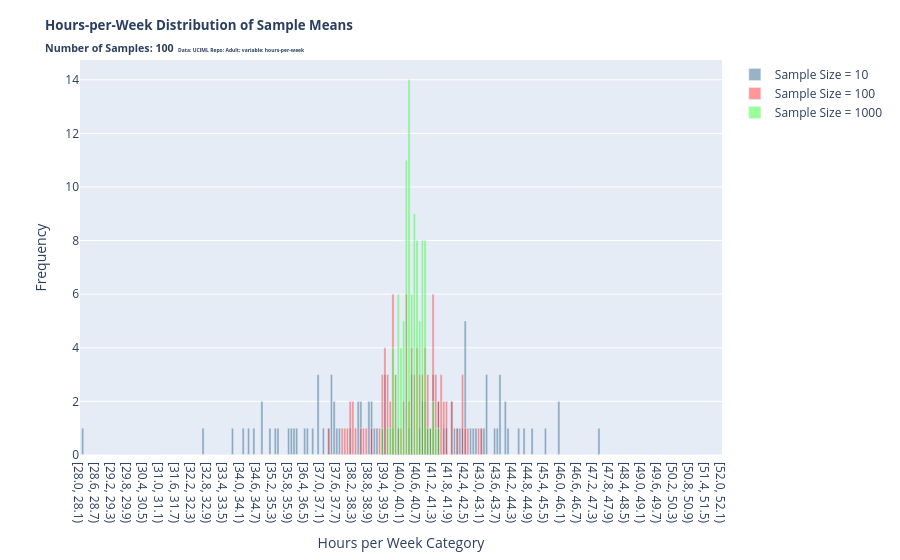

The notebook cell saved with this chart:
### Markdown cell above
Use the the dataset from before and work on the following tasks:

1. Calculate the sample distribution of the standard deviation for a sample_size = 100 and number_of_samples = 100 and visualize it in bar chart
2. Calculate the standard deviation of the population and compare the results.
3. Again, visualize the sample distribution of the standard deviation now for sample_size = [10, 100, 1000] and number_of_samples = 100

### Code cell
import random 
import numpy as np
import plotly.express as px
import plotly.graph_objects as go
import pandas as pd

random.seed(23)

number_of_samples = 100
sample_size = [10, 100, 1000]

def calculate_sample_mean(sample_size, n_sample, data):
    sample_mean = []
    for i in range(n_sample):
        sample = random.sample(list(data), sample_size)
        sample_mean.append(np.mean(sample))
    return sample_mean

x1 = calculate_sample_mean(sample_size[0], number_of_samples, data['hours-per-week'])
x2 = calculate_sample_mean(sample_size[1], number_of_samples, data['hours-per-week'])
x3 = calculate_sample_mean(sample_size[2], number_of_samples, data['hours-per-week'])

x1_binned = pd.cut(x1, bins=np.arange(data['hours-per-week'].min(),data['hours-per-week'].max(),0.1), right=False)
x2_binned = pd.cut(x2, bins=np.arange(data['hours-per-week'].min(),data['hours-per-week'].max(),0.1), right=False)
x3_binned = pd.cut(x3, bins=np.arange(data['hours-per-week'].min(),data['hours-per-week'].max(),0.1), right=False)

x1_counts = x1_binned.value_counts().sort_index()
x2_counts = x2_binned.value_counts().sort_index()
x3_counts = x3_binned.value_counts().sort_index()

x1_counts.index = x1_counts.index.astype(str)
x2_counts.index = x2_counts.index.astype(str)
x3_counts.index = x3_counts.index.astype(str)

fig = px.bar(x = x1_counts.index, y=x1_counts)
fig.update_traces(marker=dict(color='rgba(0, 65, 110, 0.4)'), name='Sample Size = '+str(sample_size[0]), showlegend=True)

fig.add_trace(go.Bar(x = x2_counts.index, y=x2_counts, name='Sample Size = '+str(sample_size[1]), marker=dict(color='rgba(255, 0, 0, 0.4)')))
fig.add_trace(go.Bar(x = x3_counts.index, y=x3_counts, name='Sample Size = '+str(sample_size[2]), marker=dict(color='rgba(0, 255, 0, 0.4)')))

fig.update_layout(
    xaxis_range=[270,510],
    barmode='overlay',
    xaxis_title_text='Hours per Week Category',
    yaxis_title_text='Frequency',
    title=dict(
        text='<b><span style="font-size: 10pt">Hours-per-Week Distribution of Sample Means</span><br><span style="font-size: 8pt">Number of Samples: 100</span> <span style="font-size:5">Data: UCIML Repo: Adult; variable: hours-per-week</span></b>',
    ),
)

fig.show()

print(f"Population mean:    {np.mean(data['hours-per-week']):.2f}")
print(f"Mean (n=10):        {np.mean(x1):.2f}")
print(f"Mean (n=100):       {np.mean(x2):.2f}")
print(f"Mean (n=1000):      {np.mean(x3):.2f}")

### Figure 1 — Plotly figure (JSON) as saved in the notebook; plotly's stock layout.template omitted (floating-point values rounded to 4 significant figures; data arrays with more than 128 entries replaced by an {"elided": "..."} marker saying what was removed)
{"data": [{"hovertemplate": "x=%{x}<br>y=%{y}<extra></extra>", "legendgroup": "", "marker": {"color": "rgba(0, 65, 110, 0.4)", "pattern": {"shape": ""}}, "name": "Sample Size = 10", "orientation": "v", "showlegend": true, "textposition": "auto", "type": "bar", "x": {"elided": "979 str values"}, "xaxis": "x", "y": {"elided": "979 int values"}, "yaxis": "y"}, {"marker": {"color": "rgba(255, 0, 0, 0.4)"}, "name": "Sample Size = 100", "type": "bar", "x": {"elided": "979 str values"}, "y": {"elided": "979 int values"}}, {"marker": {"color": "rgba(0, 255, 0, 0.4)"}, "name": "Sample Size = 1000", "type": "bar", "x": {"elided": "979 str values"}, "y": {"elided": "979 int values"}}], "layout": {"barmode": "overlay", "legend": {"tracegroupgap": 0}, "margin": {"t": 60}, "title": {"text": "<b><span style=\"font-size: 10pt\">Hours-per-Week Distribution of Sample Means</span><br><span style=\"font-size: 8pt\">Number of Samples: 100</span> <span style=\"font-size:5\">Data: UCIML Repo: Adult; variable: hours-per-week</span></b>"}, "xaxis": {"anchor": "y", "domain": [0, 1], "range": [270, 510], "title": {"text": "Hours per Week Category"}}, "yaxis": {"anchor": "x", "domain": [0, 1], "title": {"text": "Frequency"}}}}
